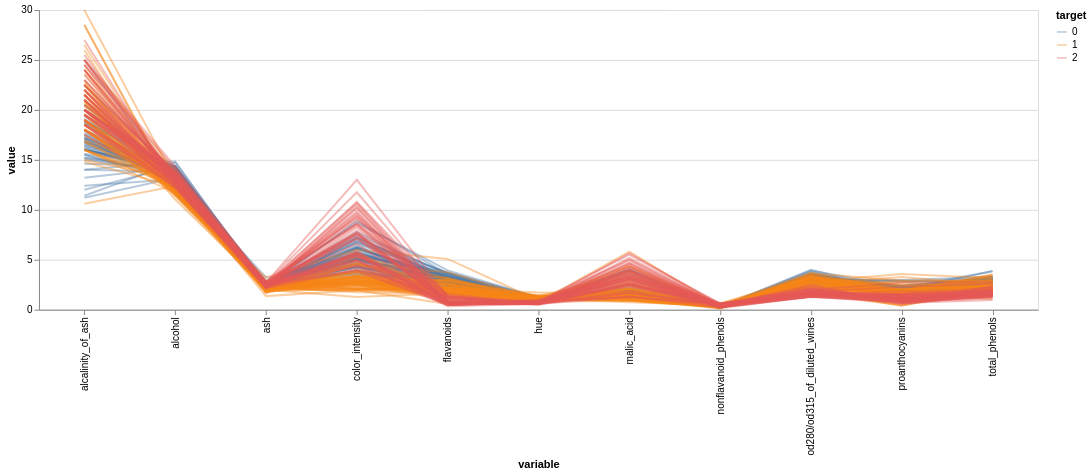

The code cell stored with this chart in its notebook:
### Code cell
# We have to omit 'proline' and 'magnesium' columns because they skew up the resulting chart. Try without removing
chart_parallel_wine = create_parallel_chart (data_wine.drop (['proline', 'magnesium'], axis = 1))
chart_parallel_wine

### Figure 1 — Vega-Lite specification as saved in the notebook (floating-point values rounded to 4 significant figures; data arrays with more than 128 entries replaced by an {"elided": "..."} marker saying what was removed)
{"config": {"view": {"continuousWidth": 300, "continuousHeight": 300}}, "data": {"name": "data-aec362f59fdba8d5992ddcbbb329c597"}, "mark": {"type": "line"}, "encoding": {"color": {"field": "target", "type": "nominal"}, "detail": {"field": "index", "type": "nominal"}, "opacity": {"value": 0.4}, "x": {"field": "variable", "type": "nominal"}, "y": {"field": "value", "type": "quantitative"}}, "width": 1000, "$schema": "https://vega.github.io/schema/vega-lite/v5.17.0.json", "datasets": {"data-aec362f59fdba8d5992ddcbbb329c597": {"elided": "1958 records"}}}
